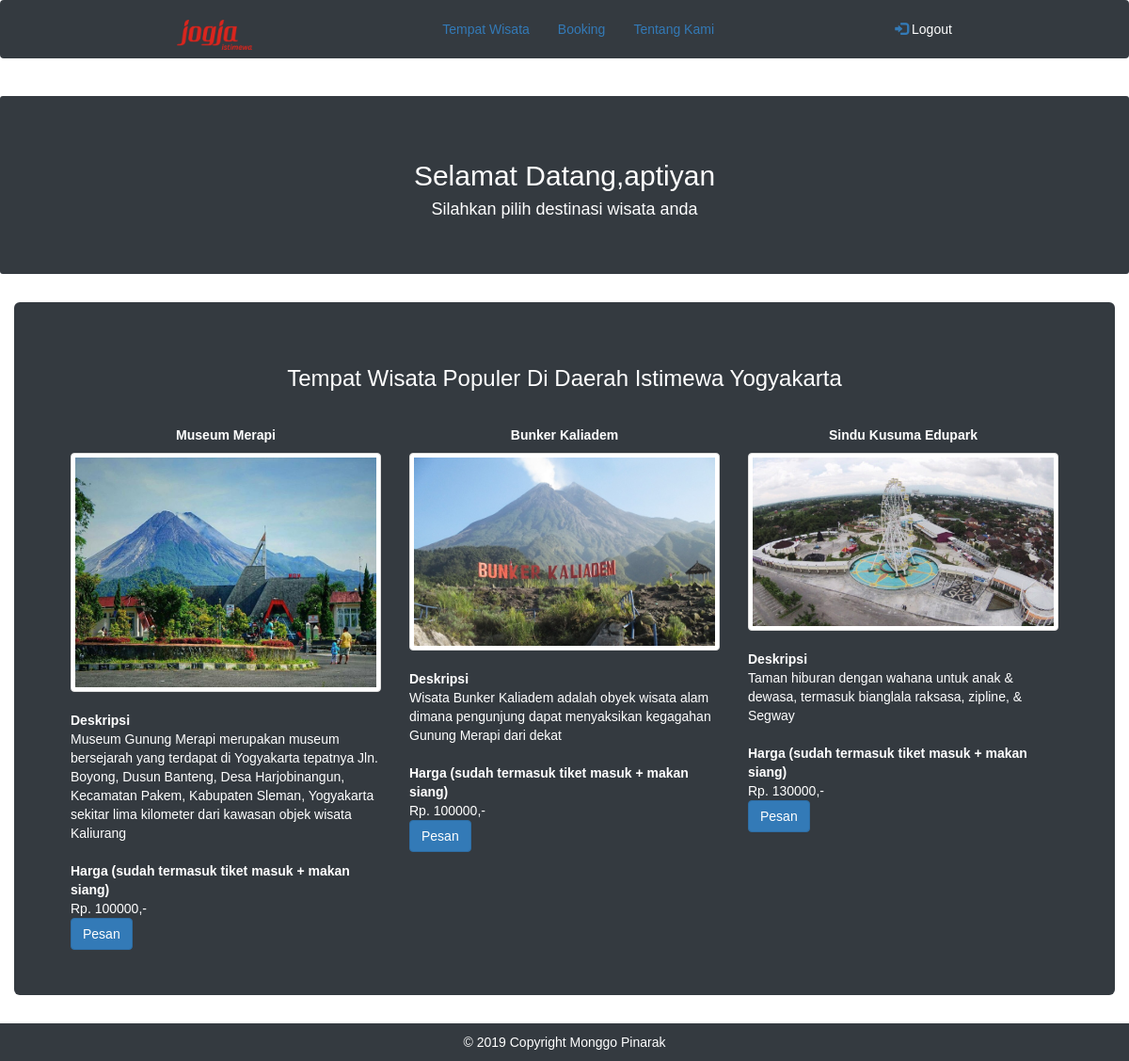
The page /wisata.php (signed in) on the database its author committed.
### tables this page shows
CREATE TABLE `wisata` (
  `id_wisata` int(11) NOT NULL,
  `nama_wisata` varchar(60) NOT NULL,
  `deskripsi` varchar(256) NOT NULL,
  `foto` varchar(256) NOT NULL,
  `harga` int(11) NOT NULL
);

### wisata.php (the view, shortened to what this page needs)
<!DOCTYPE html>
<html>
<head>
	<link rel="stylesheet" href="https://stackpath.bootstrapcdn.com/bootstrap/4.3.1/css/bootstrap.min.css">
	<link rel="stylesheet" href="https://maxcdn.bootstrapcdn.com/bootstrap/3.4.0/css/bootstrap.min.css">
	<link rel="stylesheet" href="style.css">
</head>
<body>
	<?php
		include 'koneksi.php';
		$query = "select * from wisata";
		$result = mysqli_query($koneksi,$query);
	?>
	<nav class="navbar navbar-expand-sm bg-dark navbar-dark sticky-top">
	<div class="container-fluid">
		<a class="navbar-brand" href="home.php"><img src="images/logo.png" alt="logo" style="width:80px;"></a>
    <ul class="nav navbar-nav">
      <li class="active"><a href="wisata.php">Tempat Wisata</a></li>
      <li><a href="booking.php">Booking</a></li>
      <li><a href="tentang.php">Tentang Kami</a></li>
    </ul>
    <ul class="nav navbar-nav navbar-right">
      <li><a href="login.php"><span class="glyphicon glyphicon-log-in"></span><font color="white"> Logout</font></a></li>
    </ul>
  	</div>
	</nav>
        <br>
        <div class="jumbotron bg-dark">
        <center>
          <h2><font color="white">Selamat Datang,<?=$_SESSION['username']?> </font></h2>
          <h4><font color="white">Silahkan pilih destinasi wisata anda</font></h4>
      	</center>
        </div>
    <div class="container-fluid">
		<div class="jumbotron bg-dark">
		<center><h3><font color="white">Tempat Wisata Populer Di Daerah Istimewa Yogyakarta</font></h3></center>
		<br>
		<div class="row"><br>
			<?php
				while ($data = mysqli_fetch_array($result)) {
			?>
      	<div class="col-sm-4">
      		<center><h5><font color="white"><b><?php echo $data['nama_wisata']; ?></b></font></h5></center>
      		<div class="thumbnail">
            <img src="images/<?php echo $data['foto']; ?>" class="img-responsive">
          	</div>
           <div class="deskripsi-album"><font color="white">
           	<b>Deskripsi</b><br> <?php echo $data['deskripsi']; ?><br><br>
           	<b>Harga (sudah termasuk tiket masuk + makan siang)</b><br>Rp. <?php echo $data['harga']; ?>,-
          </font></div>
          <a href="proses_booking.php?id=<?php echo $data['id_wisata'];?>&username=<?= $_SESSION['username'];?>" class="btn btn-primary">Pesan</a>
      	</div>
      	<?php
		}
		?>
		</div>
    	</div>
		</div>
<footer class="page-footer bg-dark">
  <div class="footer-copyright text-center py-3"><font color="white">© 2019 Copyright Monggo Pinarak</font>
</div>
</footer>
</body>
</html>

### style.css (style rules this page uses)
body { font-family: sans-serif; }

### rows shown on the page
wisata: nama_wisata "Museum Merapi", foto (picture), deskripsi "Museum Gunung Merapi merupakan museum bersejarah yang terdapat di Yogyakarta tepatnya Jln. Boyong, Dusun Banteng, Desa Harjobinangun, Kecamatan Pakem, Kabupaten Sleman, Yogyakarta sekitar lima kilometer dari kawasan objek wisata Kaliurang", harga "100000"
wisata: nama_wisata "Bunker Kaliadem", foto (picture), deskripsi "Wisata Bunker Kaliadem adalah obyek wisata alam dimana pengunjung dapat menyaksikan kegagahan Gunung Merapi dari dekat", harga "100000"
wisata: nama_wisata "Sindu Kusuma Edupark", foto (picture), deskripsi "Taman hiburan dengan wahana untuk anak & dewasa, termasuk bianglala raksasa, zipline, & Segway", harga "130000"

### other values the page prints
$_SESSION['username'] "aptiyan"
